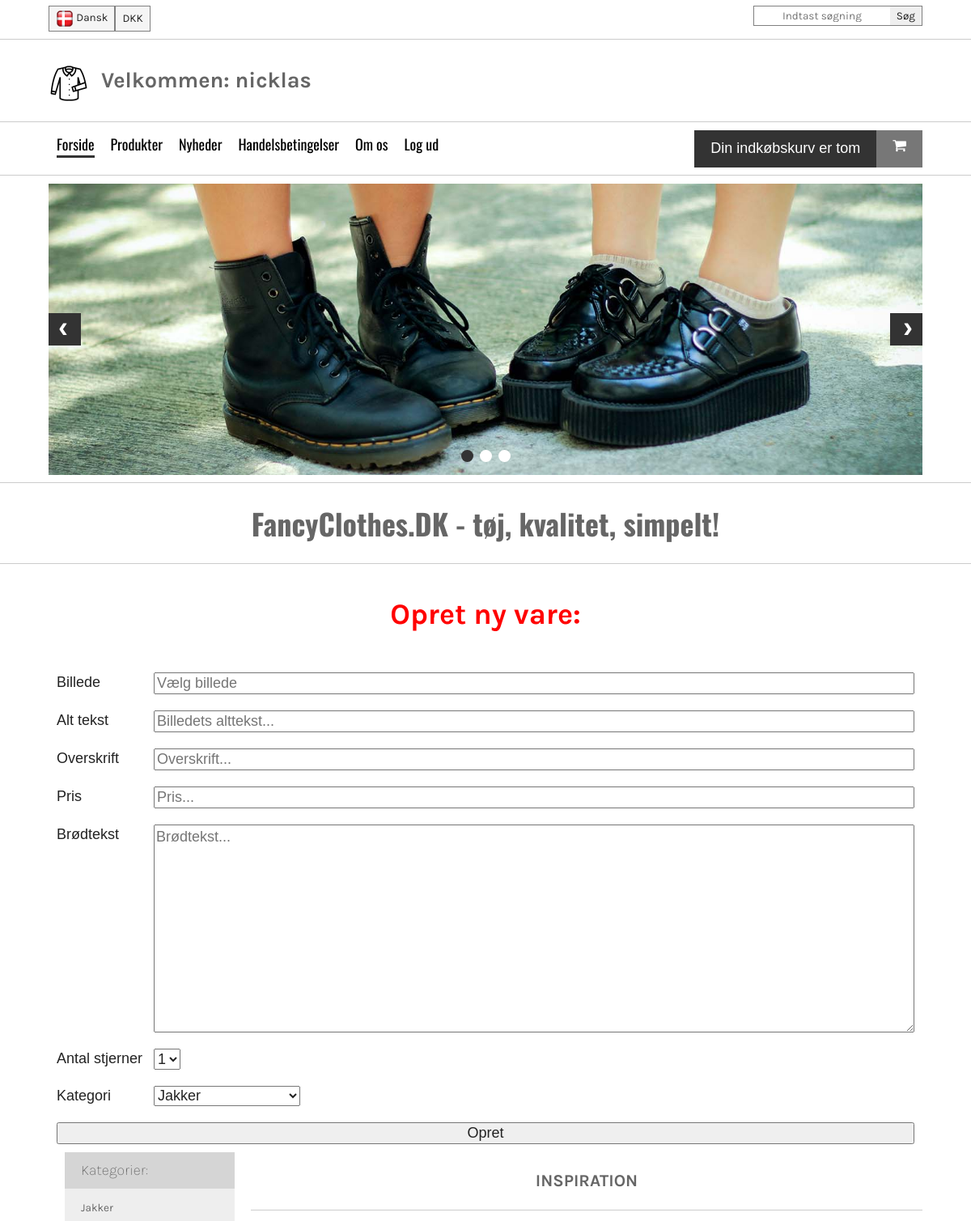
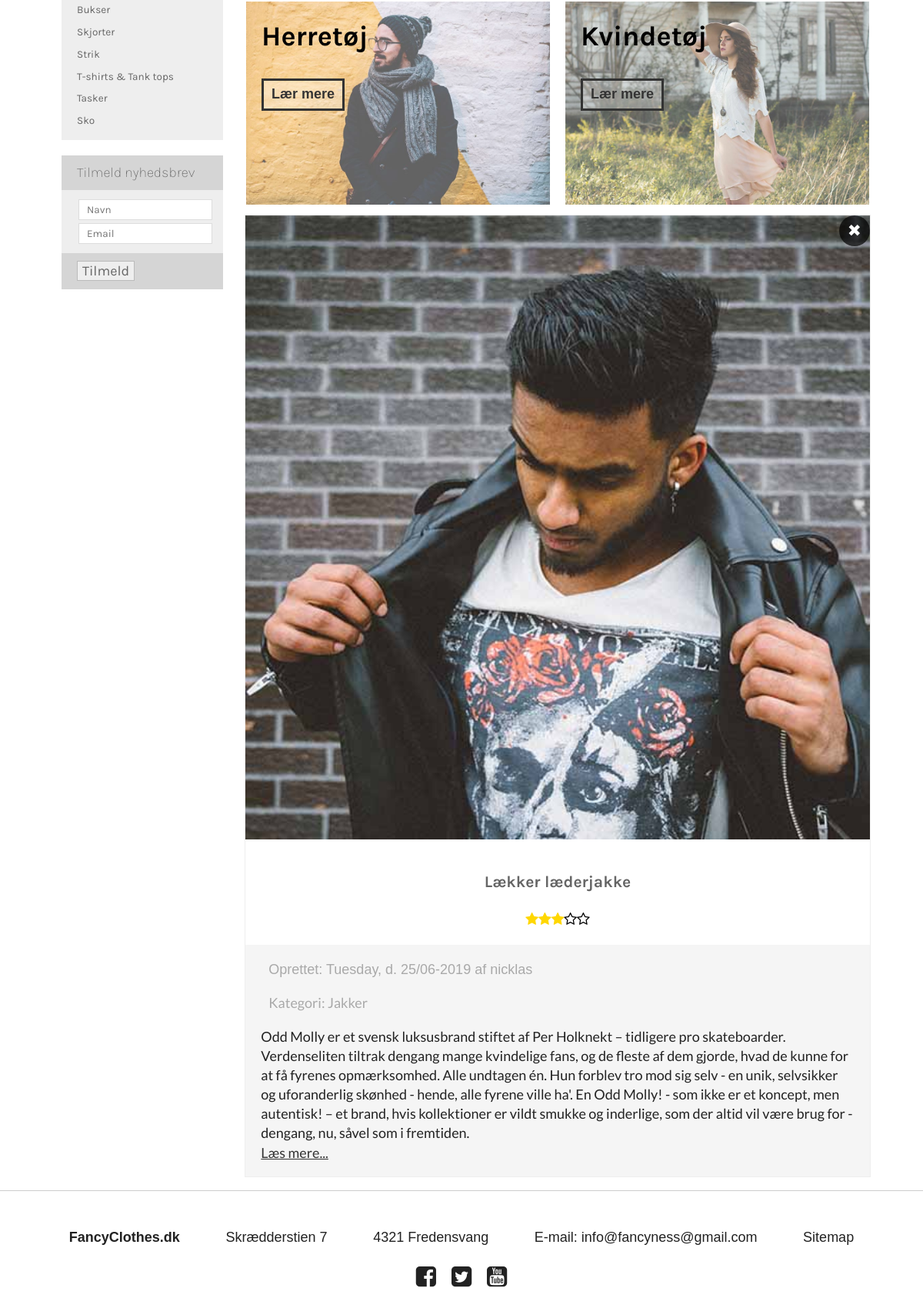
The page /index.php?categoryId=1 (signed in) on the database its author committed (2 pictures, top to bottom).
### tables this page shows
CREATE TABLE `categories` (
  `categoryId` int(11) NOT NULL,
  `category` varchar(20) NOT NULL
);

CREATE TABLE `products` (
  `productId` int(3) NOT NULL,
  `title` varchar(50) NOT NULL,
  `imgUrl` varchar(50) NOT NULL,
  `imgAlt` varchar(50) NOT NULL,
  `date` int(10) NOT NULL,
  `text` varchar(750) NOT NULL,
  `userId` int(3) NOT NULL,
  `stars` int(1) NOT NULL,
  `categoryId` int(2) NOT NULL,
  `price` double(10,2) NOT NULL
);

CREATE TABLE `users` (
  `userId` int(3) NOT NULL,
  `dbUsername` varchar(30) NOT NULL,
  `dbEmail` varchar(255) NOT NULL,
  `dbPassword` varchar(255) NOT NULL,
  `accessLevel` int(1) NOT NULL DEFAULT '3'
);

### assets/getFormCategories.php (the view)
<?php
require_once "connect.php";
$statement = $dbh->prepare("SELECT * FROM categories");
$statement->execute();
while ($row = $statement->fetch(PDO::FETCH_ASSOC)) { ?>
    <option value="<?php echo $row['categoryId'] ?>"><?php echo $row['category'] ?></option>
<?php };

### assets/getCategoryLinks.php
<?php
require_once "connect.php";
$statement = $dbh->prepare("SELECT * FROM categories");
$statement->execute();
while ($row = $statement->fetch(PDO::FETCH_ASSOC)) { ?>
    <li><a href="index.php?categoryId=<?php echo $row['categoryId'] ?>"><?php echo $row['category'] ?></a></li>
<?php };

### assets/getArticles.php (shortened to what this page needs)
<?php
require_once "connect.php";
if (!isset($_GET["categoryId"])) {
    $statement = $dbh->prepare("SELECT * FROM products
    JOIN users ON products.userId = users.userId
    JOIN categories ON products.categoryId = categories.categoryId");
    $statement->execute();
} else {
    $statement = $dbh->prepare("SELECT * FROM products
    JOIN users ON products.userId = users.userId
    JOIN categories ON products.categoryId = categories.categoryId
    WHERE categories.categoryId = ?");
    $statement->bindParam(1, $_GET["categoryId"]);
    $statement->execute();
}
while ($row = $statement->fetch(PDO::FETCH_ASSOC)) { ?>
    <article>
        <img src="img/<?php echo $row['imgUrl'] ?>" alt="<?php echo $row['imgAlt'] ?>">
        <div class="info">
            <h3><?php echo $row['title'] ?></h3>
            <div class="stars">
                <?php for ($i = 1; $i <= 5; $i++) {
                    echo ($i <= $row['stars']) ? "<i class='fa fa-star' aria-hidden='true'></i>" : "<i class='fa fa-star-o' aria-hidden='true'></i>";
                } ?>
            </div>
        </div>
        <div class="description">
            <div class="published">
                Oprettet:
                <?php
                echo strftime("%A, d. %e/%m-%Y", $row['date']) . " af " . $row['dbUsername'] ?>
                <p>Kategori: <?php echo $row["category"] ?></p>
            </div>
            <p><?php echo $row['text'] ?>
                <a href="#">Læs mere...</a></p>
            <?php
            if (isset($_SESSION['accessLevel'])) {
                if ($_SESSION['accessLevel'] == 1 || ($_SESSION['accessLevel'] == 2 && $row['userId'] == $_SESSION['id'])) {
                    echo "<a class='deleteMe' title='DELETE' href='assets/deleteArticle.php?id=" . $row['productId'] . "&userId= " . "$row[userId]'>&#10006</a>";
                }
            } ?>
        </div>
    </article>
    <?php
}
?>

### css/main.css (style rules this page uses)
html { color: #222; font-size: 1em; line-height: 1.4; }
audio, canvas, iframe, img, svg, video { vertical-align: middle; }

### css/styles.css (style rules this page uses)
:root { font-size: 18px; }
main aside > div > div:nth-child(2) a { color: #666; text-decoration: none; }
main aside > div > div:nth-child(2) ul li, main aside > div > div:nth-child(2) ul input, main aside > div > div:nth-child(2) form li, main aside > div > div:nth-child(2) form input { padding: 5px 0; font-size: 0.75rem; }
main .products h3 { text-align: center; }
main .products .frontProducts article { -webkit-box-flex: 1; -ms-flex: 1 1 31%; flex: 1 1 31%; margin: 1%; -webkit-box-sizing: border-box; box-sizing: border-box; border: 1px solid #eee; display: -webkit-box; display: -ms-flexbox; display: flex; -webkit-box-orient: vertical; -webkit-box-direction: normal; -ms-flex-direction: column; flex-direction: column; position: relative; }
main .products .frontProducts article img { width: 100%; }
main .products .frontProducts article .info { text-align: center; padding: 20px; }
main .products .frontProducts article .info .stars .fa-star { color: gold; }
main .products .frontProducts article .info .stars .fa-star-o { color: black; }
main .products .frontProducts article .description { background: #f5f5f5; padding: 20px 20px 0 20px; }
main .products .frontProducts article .description .published { color: darkgray; margin: 0 10px; }
main .products .frontProducts article .description p { font-family: "Lato", sans-serif; }
main .products .frontProducts article .description p a { color: #333; display: block; }
main .products .frontProducts article .description a.deleteMe { position: absolute; top: 0px; right: 0px; width: 40px; height: 40px; text-align: center; line-height: 40px; font-size: 1.2rem; text-decoration: none; border-radius: 50%; background: rgba(0, 0, 0, 0.7); color: white; -webkit-transition: 0.1s all; transition: 0.1s all; }
h1, h2, h3, h4, h5, h6 { font-family: "Karla", sans-serif; color: #666; }
@media screen and (max-width: 1200px) { main .products .frontProducts article { -webkit-box-flex: 1; -ms-flex: 1 1 48%; flex: 1 1 48%; } }

### rows shown on the page
categories: category "Jakker"
categories: category "Bukser"
categories: category "Skjorter"
categories: category "Strik"
categories: category "T-shirts & Tank tops"
categories: category "Tasker"
categories: category "Sko"
products: imgUrl (picture), title "Lækker læderjakke", stars 3 (drawn), date "Tuesday, d. 25/06-2019", userId.dbUsername "nicklas", categoryId.category "Jakker", text "Odd Molly er et svensk luksusbrand stiftet af Per Holknekt – tidligere pro skateboarder. Verdenseliten tiltrak dengang mange kvindelige fans, og de fleste af dem gjorde, hvad de kunne for at få fyrenes opmærksomhed. Alle undtagen én. Hun forblev tro mod sig selv - en unik, selvsikker og uforanderlig skønhed - hende, alle fyrene ville ha'. En Odd Molly! - som ikke er et koncept, men autentisk! – et brand, hvis kollektioner er vildt smukke og inderlige, som der altid vil være brug for - dengang, nu, såvel som i fremtiden."

### other values the page prints
$_SESSION['username'] "nicklas"
form field categoryId "Jakker"
